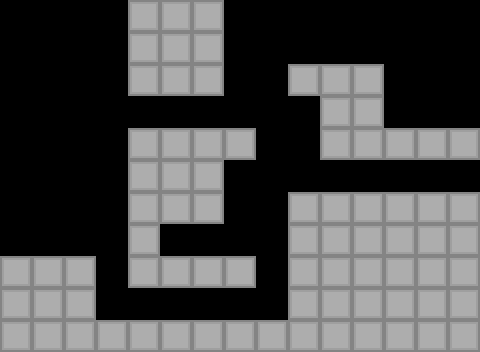

A level layout from a 2D game, rendered from its tile map. Below: a short description, then the map file with its tile-grid data intact:
An orthogonal 15x11 tile map with 32x32 px tiles, 1 tile layer (Ground) and 23 objects (3x spike, 3x ghost, man, flag, shard).

<map version="1.10" tiledversion="1.10.2" orientation="orthogonal" renderorder="right-down" width="15" height="11" tilewidth="32" tileheight="32" infinite="0" nextlayerid="4" nextobjectid="59">
 <editorsettings>
  <export format="lua" />
 </editorsettings>
 <tileset firstgid="1" name="tileset" tilewidth="32" tileheight="32" tilecount="28" columns="7">
  <image source="../../sprites/ground/tileset.png" width="224" height="128" />
 </tileset>
 <layer id="1" name="Ground" width="15" height="11">
  <data encoding="csv">
0,0,0,0,1,1,1,0,0,0,0,0,0,0,0,
0,0,0,0,1,1,1,0,0,0,0,0,0,0,0,
0,0,0,0,1,1,1,0,0,1,1,1,0,0,0,
0,0,0,0,0,0,0,0,0,0,1,1,0,0,0,
0,0,0,0,1,1,1,1,0,0,1,1,1,1,1,
0,0,0,0,1,1,1,0,0,0,0,0,0,0,0,
0,0,0,0,1,1,1,0,0,1,1,1,1,1,1,
0,0,0,0,1,0,0,0,0,1,1,1,1,1,1,
1,1,1,0,1,1,1,1,0,1,1,1,1,1,1,
1,1,1,0,0,0,0,0,0,1,1,1,1,1,1,
1,1,1,1,1,1,1,1,1,1,1,1,1,1,1
</data>
 </layer>
 <objectgroup color="#323232" id="2" name="Solid" visible="0">
  <object id="2" x="0" y="256" width="96" height="96" />
  <object id="24" x="0" y="-32" width="480" height="32" />
  <object id="26" x="480" y="-32" width="32" height="160" />
  <object id="27" x="-32" y="-32" width="32" height="288" />
  <object id="28" x="288" y="192" width="192" height="160" />
  <object id="34" x="288" y="64" width="32" height="32" />
  <object id="38" x="128" y="0" width="96" height="96" />
  <object id="45" x="96" y="320" width="192" height="32" />
  <object id="46" x="384" y="128" width="96" height="32" />
  <object id="47" x="320" y="64" width="64" height="96" />
  <object id="48" x="160" y="160" width="64" height="64" />
  <object id="49" x="160" y="128" width="96" height="32" />
  <object id="50" x="160" y="256" width="96" height="32" />
  <object id="51" x="128" y="128" width="32" height="160" />
 </objectgroup>
 <objectgroup color="#1807ff" id="3" name="Objects" visible="0">
  <object id="4" type="man" x="32" y="224" width="32" height="32" />
  <object id="44" type="flag" x="416" y="96" width="32" height="32" />
  <object id="52" type="shard" x="256" y="0" width="32" height="32" />
  <object id="53" type="spike" x="192" y="224" width="32" height="32" />
  <object id="54" type="spike" x="192" y="96" width="32" height="32" />
  <object id="55" type="spike" x="320" y="160" width="32" height="32" />
  <object id="56" type="ghost" x="224" y="96" width="32" height="32" />
  <object id="57" type="ghost" x="288" y="160" width="32" height="32" />
  <object id="58" type="ghost" x="224" y="224" width="32" height="32" />
 </objectgroup>
</map>
